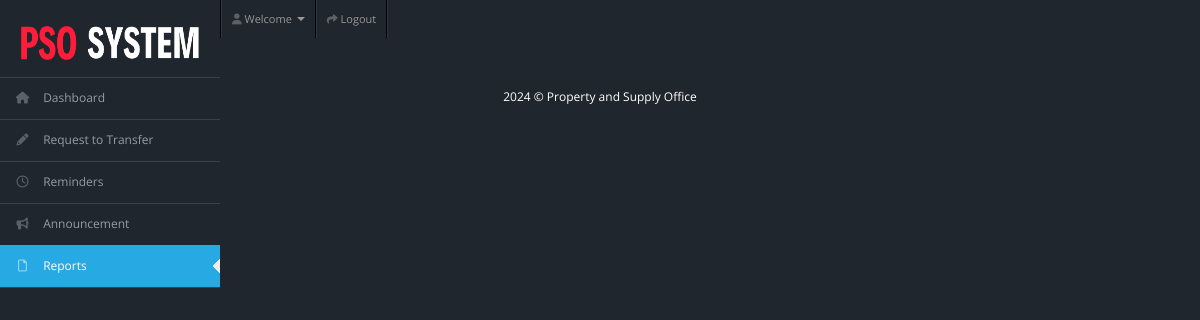
Before: /customer/pages/my-report.php (signed in) with the older database file.
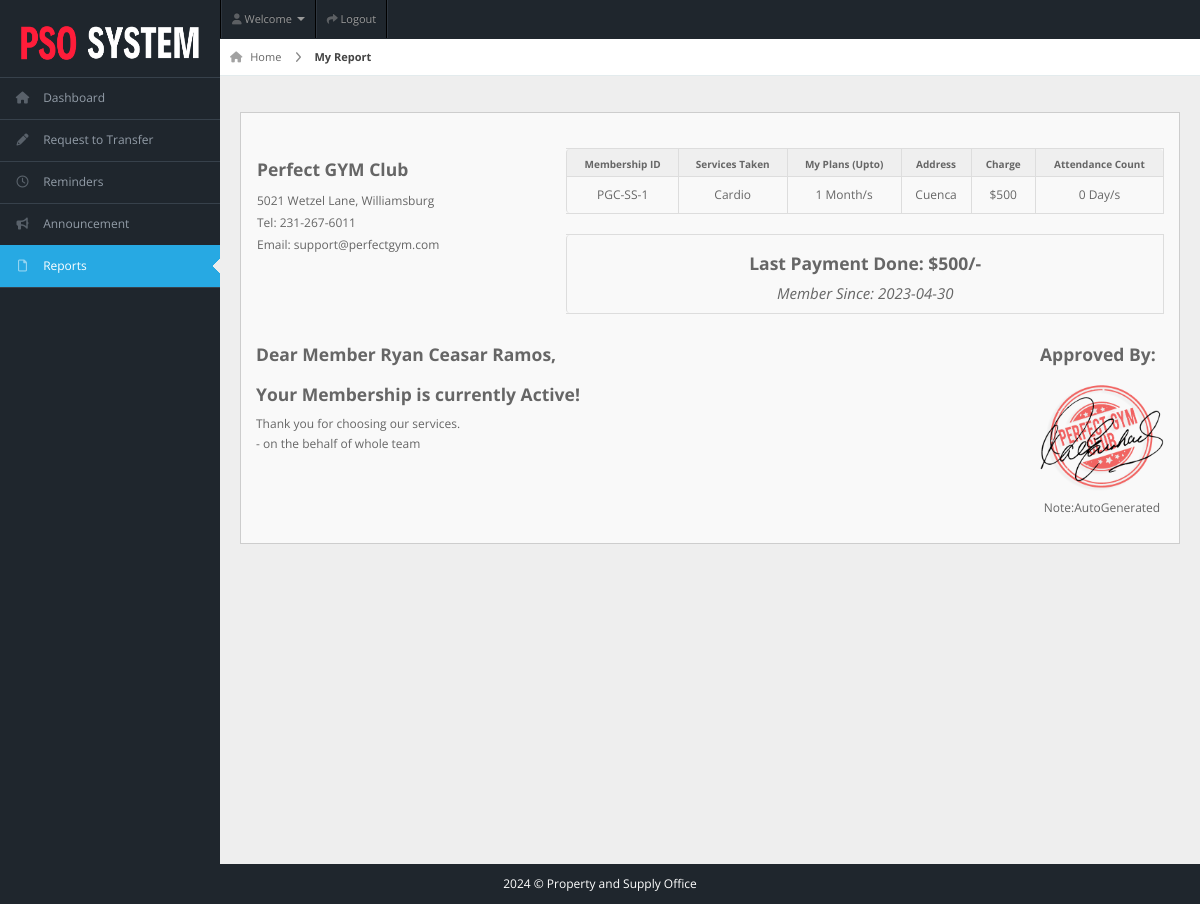
After: the same page with the newer database file.
### tables this page shows
CREATE TABLE IF NOT EXISTS `members` (
  `user_id` int NOT NULL AUTO_INCREMENT,
  `fullname` varchar(20) NOT NULL,
  `username` varchar(20) NOT NULL,
  `email` varchar(255) NOT NULL,
  `password` varchar(100) NOT NULL,
  `gender` varchar(20) NOT NULL,
  `dor` date NOT NULL,
  `profile_picture` varchar(255) DEFAULT NULL,
  `reminder` int NOT NULL DEFAULT '0',
  `services` varchar(50) NOT NULL,
  `amount` int NOT NULL,
  `paid_date` date NOT NULL,
  `p_year` int NOT NULL,
  `plan` varchar(100) NOT NULL,
  `address` varchar(20) NOT NULL,
  `contact` varchar(10) NOT NULL,
  `status` varchar(20) NOT NULL DEFAULT 'Active',
  `attendance_count` int NOT NULL,
  `ini_weight` int NOT NULL DEFAULT '0',
  `curr_weight` int NOT NULL DEFAULT '0',
  `ini_bodytype` varchar(50) NOT NULL,
  `curr_bodytype` varchar(50) NOT NULL,
  `progress_date` date NOT NULL,
  PRIMARY KEY (`user_id`)
);

### customer/pages/my-report.php (the view, shortened to what the changed rows need)
<!DOCTYPE html>
<html lang="en">
<head>
  <link rel="stylesheet" href="../css/bootstrap.min.css" />
  <link rel="stylesheet" href="../css/bootstrap-responsive.min.css" />
  <link rel="stylesheet" href="../css/fullcalendar.css" />
  <link rel="stylesheet" href="../css/matrix-style.css" />
  <link rel="stylesheet" href="../css/matrix-media.css" />
  <link href="../font-awesome/css/font-awesome.css" rel="stylesheet" />
  <link rel="stylesheet" href="https://cdnjs.cloudflare.com/ajax/libs/font-awesome/6.0.0-beta3/css/all.min.css">
  <link rel="stylesheet" href="../css/jquery.gritter.css" />
</head>
<body>
  <?php
  include 'dbcon.php';
  $qry = "select * from members WHERE user_id='" . $_SESSION['user_id'] . "'";
  $result = mysqli_query($con, $qry);
  while ($row = mysqli_fetch_array($result)) {
  ?>
    <div id="content">
      <div id="content-header">
        <div id="breadcrumb"> <a href="index.php" title="Go to Home" class="tip-bottom"><i class="icon-home"></i> Home</a>
          <a href="my-report.php" class="current">My Report</a>
        </div>
      </div>
      <div class="container-fluid">
        <div class="row-fluid">
          <div class="span12">
            <div class="widget-box">
              <div class="widget-content">
                <div class="row-fluid">
                  <div class="span4">
                    <table class="">
                      <tbody>
                        <tr>
                          <td>
                            <h4>Perfect GYM Club</h4>
                          </td>
                        </tr>
                        <tr>
                          <td>5021 Wetzel Lane, Williamsburg</td>
                        </tr>
                        <tr>
                          <td>Tel: 231-267-6011</td>
                        </tr>
                        <tr>
                          <td>Email: support@perfectgym.com</td>
                        </tr>
                      </tbody>
                    </table>
                  </div>
                  <div class="span8">
                    <table class="table table-bordered table-invoice-full">
                      <thead>
                        <tr>
                          <th class="head0">Membership ID</th>
                          <th class="head1">Services Taken</th>
                          <th class="head0 right">My Plans (Upto)</th>
                          <th class="head1 right">Address</th>
                          <th class="head0 right">Charge</th>
                          <th class="head0 right">Attendance Count</th>
                        </tr>
                      </thead>
                      <tbody>
                        <tr>
                          <td>
                            <div class="text-center">PGC-SS-<?php echo $row['user_id']; ?></div>
                          </td>
                          <td>
                            <div class="text-center"><?php echo $row['services']; ?></div>
                          </td>
                          <td>
                            <div class="text-center"><?php echo $row['plan']; ?> Month/s</div>
                          </td>
                          <td>
                            <div class="text-center"><?php echo $row['address']; ?></div>
                          </td>
                          <td>
                            <div class="text-center"><?php echo '$' . $row['amount']; ?></div>
                          </td>
                          <td>
                            <div class="text-center"><?php echo $row['attendance_count']; ?> Day/s</div>
                          </td>
                        </tr>
                      </tbody>
                    </table>
                    <table class="table table-bordered table-invoice-full">
                      <tbody>
                        <tr>
                          <td class="msg-invoice" width="55%">
                            <div class="text-center">
                              <h4>Last Payment Done: $<?php echo $row['amount']; ?>/-</h4>
                              <em><a href="#" class="tip-bottom" title="Registration Date" style="font-size:15px;">Member Since: <?php echo $row['dor']; ?> </a></em>
                          </td>
                  </div>
                </div>
              </div>
              <div class="row-fluid">
                <div class="pull-left">
                  <h4>Dear Member <?php echo $row['fullname']; ?>,<br /> <br />Your Membership is currently <?php echo $row['status']; ?>! <br /></h4>
                  <p>Thank you for choosing our services.<br />- on the behalf of whole team</p>
                </div>
                <div class="pull-right">
                  <h4><span>Approved By:</h4>
                  <img src="../img/report/stamp-sample.png" width="124px;" alt="">
                  <p class="text-center">Note:AutoGenerated</p>
                </div>
              </div>
            </div>
          </div>
        </div>
      </div>
    <?php
  }
    ?>
    </div>
</body>
</html>

Changed rows visible on the page:
added members: user_id "1", services "Cardio", plan "1", address "Cuenca", amount "500", attendance_count "0", dor "2023-04-30", fullname "Ryan Ceasar Ramos", status "Active"
